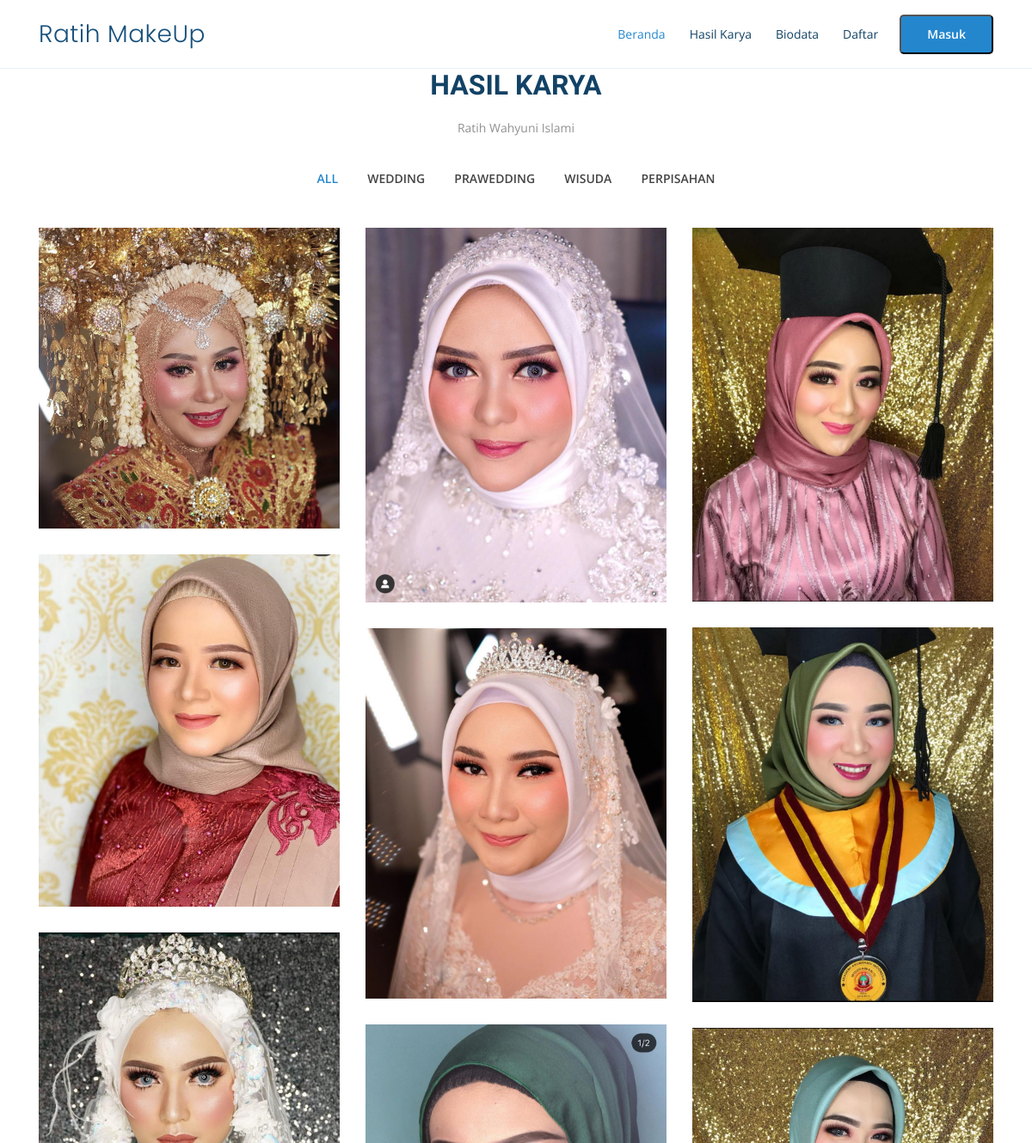
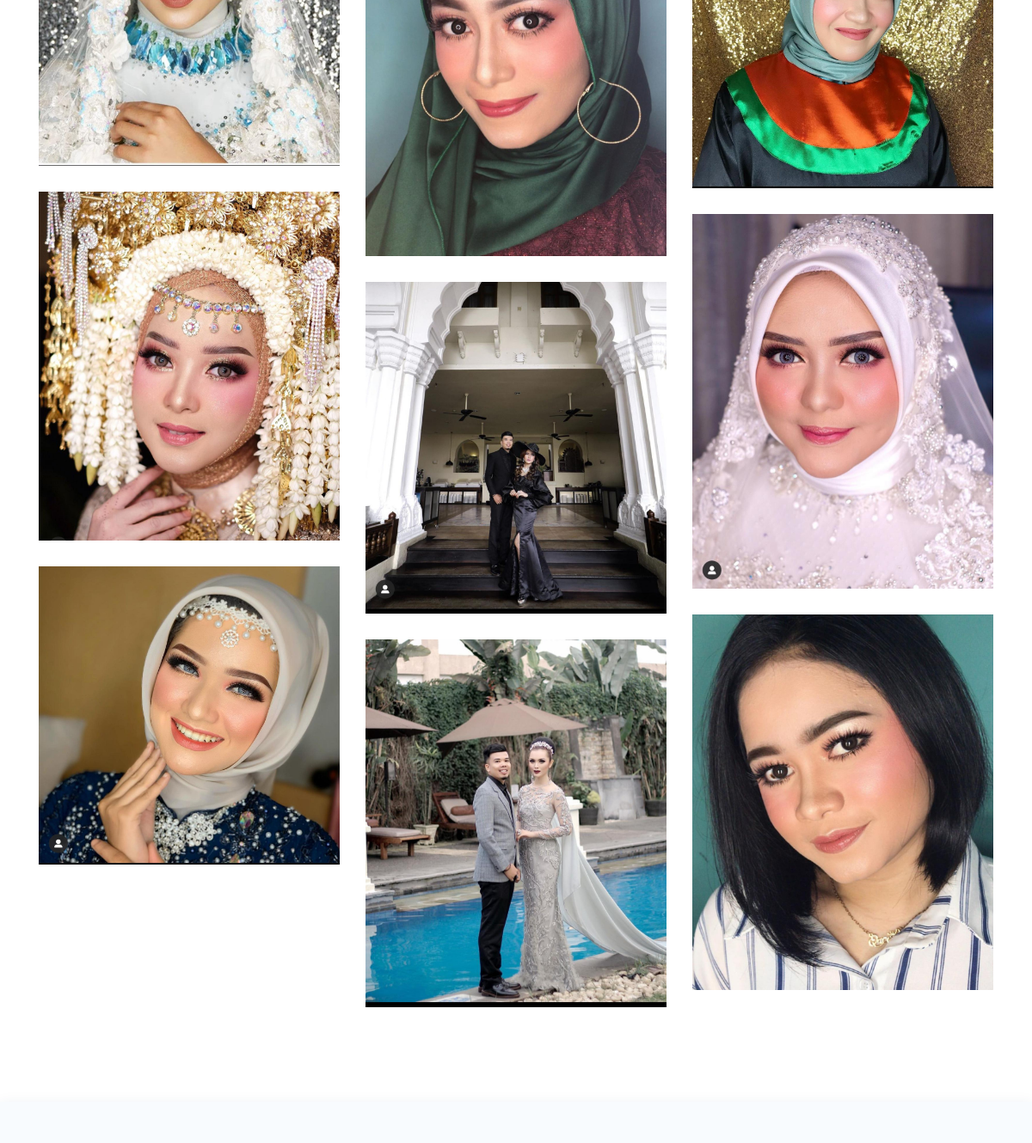
Page /index.php/user/dashboard/karya on the committed database (2 pictures, top to bottom).
### tables this page shows
CREATE TABLE `tb_makeup` (
  `id_makeup` int(11) NOT NULL,
  `nm_makeup` varchar(50) NOT NULL,
  `deskripsi` text NOT NULL,
  `lokasi_makeup` varchar(50) NOT NULL
);

CREATE TABLE `tb_hasil_karya` (
  `id_karya` int(11) NOT NULL,
  `nm_karya` varchar(50) NOT NULL,
  `deskripsi` text NOT NULL,
  `foto` text NOT NULL,
  `id_makeup` int(11) NOT NULL
);

### application/core/MY_Controller.php (called while the page is built, shortened)
<?php
class MY_Controller extends CI_Controller
{
	public function view_frontend($view, $data = null)
	{
		$this->load->view('user/templateFrontend/header');
		$this->load->view('user/templateFrontend/navbar');
		$this->load->view($view, $data);
		$this->load->view('user/templateFrontend/footer');
	}
}

### application/controllers/user/Dashboard.php (called while the page is built, shortened)
<?php
class Dashboard extends MY_Controller
{
	public function karya()
	{
		$data['makeup'] = $this->makeupModel->getAll();
		$data_makeup = $this->makeupModel->getAll();
		foreach ($data_makeup as $no => $makeup) {
			$data['makeup'][$no]->paket = new stdClass();
			$data['makeup'][$no]->paket = $this->paketMakeupModel->getByMakeup($makeup->id_makeup);
		}
		$data['karya'] = $this->karya->getAll();
		$this->view_frontend('user/karya', $data);
	}
}

### index.php (called while the page is built, shortened)
<?php
require_once BASEPATH.'core/CodeIgniter.php';

### application/models/Backend/Makeup_Model.php (called while the page is built, shortened)
<?php defined('BASEPATH') or exit('No direct script access allowed');
class Makeup_Model extends CI_Model
{
	private $_table = "tb_makeup";
	public function getAll()
	{
		return $this->db->get($this->_table)->result();
	}
}

### application/models/Backend/Hasil_Karya_Model.php (called while the page is built, shortened)
<?php defined('BASEPATH') or exit('No direct script access allowed');
class Hasil_Karya_Model extends CI_Model
{
    public function getAll()
    {
        return $this->db->query("Select
        *
    From
        tb_hasil_karya Inner Join
        tb_makeup On tb_hasil_karya.id_makeup = tb_makeup.id_makeup")->result();
    }
}

### application/views/user/karya.php (the view, shortened to what this page needs)
<section id="portfolio" class="portfolio">
    <div class="container" data-aos="fade-up">
        <div class="section-title">
            <h2>Hasil Karya</h2>
            <p>Ratih Wahyuni Islami</p>
        </div>
        <div class="row" data-aos="fade-up" data-aos-delay="150">
            <div class="col-lg-12 d-flex justify-content-center">
                <ul id="portfolio-flters">
                    <li data-filter="*" class="filter-active">All</li>
                    <?php foreach ($makeup as $mp) : ?>
                        <li data-filter=".filter-<?= $mp->id_makeup ?>"><?= $mp->nm_makeup ?></li>
                    <?php endforeach; ?>
                </ul>
            </div>
        </div>
        <div class="row portfolio-container" data-aos="fade-up" data-aos-delay="300">
            <?php foreach ($karya as $kr) : ?>
                <div class="col-lg-4 col-md-6 portfolio-item filter-<?= $kr->id_makeup ?>">
                    <div class="portfolio-wrap">
                        <img src="<?php echo base_url() . './assets/upload/' . $kr->foto ?>" class="img-fluid" alt="">
                    </div>
                </div>
            <?php endforeach; ?>
        </div>
    </div>
</section>

### assets/assetsfe/css/style.css (style rules this page uses)
body { font-family: "Open Sans", sans-serif; color: #444444; }
h1, h2, h3, h4, h5, h6 { font-family: "Raleway", sans-serif; }
section { padding: 80px 0; }
.section-title { text-align: center; padding-bottom: 30px; }
.section-title h2 { font-size: 32px; font-weight: bold; text-transform: uppercase; margin-bottom: 20px; padding-bottom: 0; color: #124265; }
.section-title p { margin-bottom: 0; font-size: 14px; color: #919191; }
.portfolio .portfolio-item { margin-bottom: 30px; }
.portfolio #portfolio-flters { padding: 0; margin: 0 auto 35px auto; list-style: none; text-align: center; border-radius: 50px; padding: 2px 15px; }
.portfolio #portfolio-flters li { cursor: pointer; display: inline-block; padding: 10px 15px 8px 15px; font-size: 14px; font-weight: 600; line-height: 1; text-transform: uppercase; color: #444444; margin-bottom: 5px; transition: all 0.3s ease-in-out; }
.portfolio #portfolio-flters li:hover, .portfolio #portfolio-flters li.filter-active { color: #2487ce; }
.portfolio #portfolio-flters li:last-child { margin-right: 0; }
.portfolio .portfolio-wrap { transition: 0.3s; position: relative; overflow: hidden; z-index: 1; }
.portfolio .portfolio-wrap::before { content: ""; background: rgba(36, 135, 206, 0.6); position: absolute; left: 30px; right: 30px; top: 30px; bottom: 30px; transition: all ease-in-out 0.3s; z-index: 2; opacity: 0; }

### rows in the picture
tb_makeup: nm_makeup "WEDDING"
tb_makeup: nm_makeup "PRAWEDDING"
tb_makeup: nm_makeup "WISUDA"
tb_makeup: nm_makeup "PERPISAHAN"
tb_hasil_karya: foto (picture)
tb_hasil_karya: foto (picture)
tb_hasil_karya: foto (picture)
tb_hasil_karya: foto (picture)
tb_hasil_karya: foto (picture)
tb_hasil_karya: foto (picture)
tb_hasil_karya: foto (picture)
tb_hasil_karya: foto (picture)
tb_hasil_karya: foto (picture)
tb_hasil_karya: foto (picture)
tb_hasil_karya: foto (picture)
tb_hasil_karya: foto (picture)
tb_hasil_karya: foto (picture)
tb_hasil_karya: foto (picture)
tb_hasil_karya: foto (picture)
